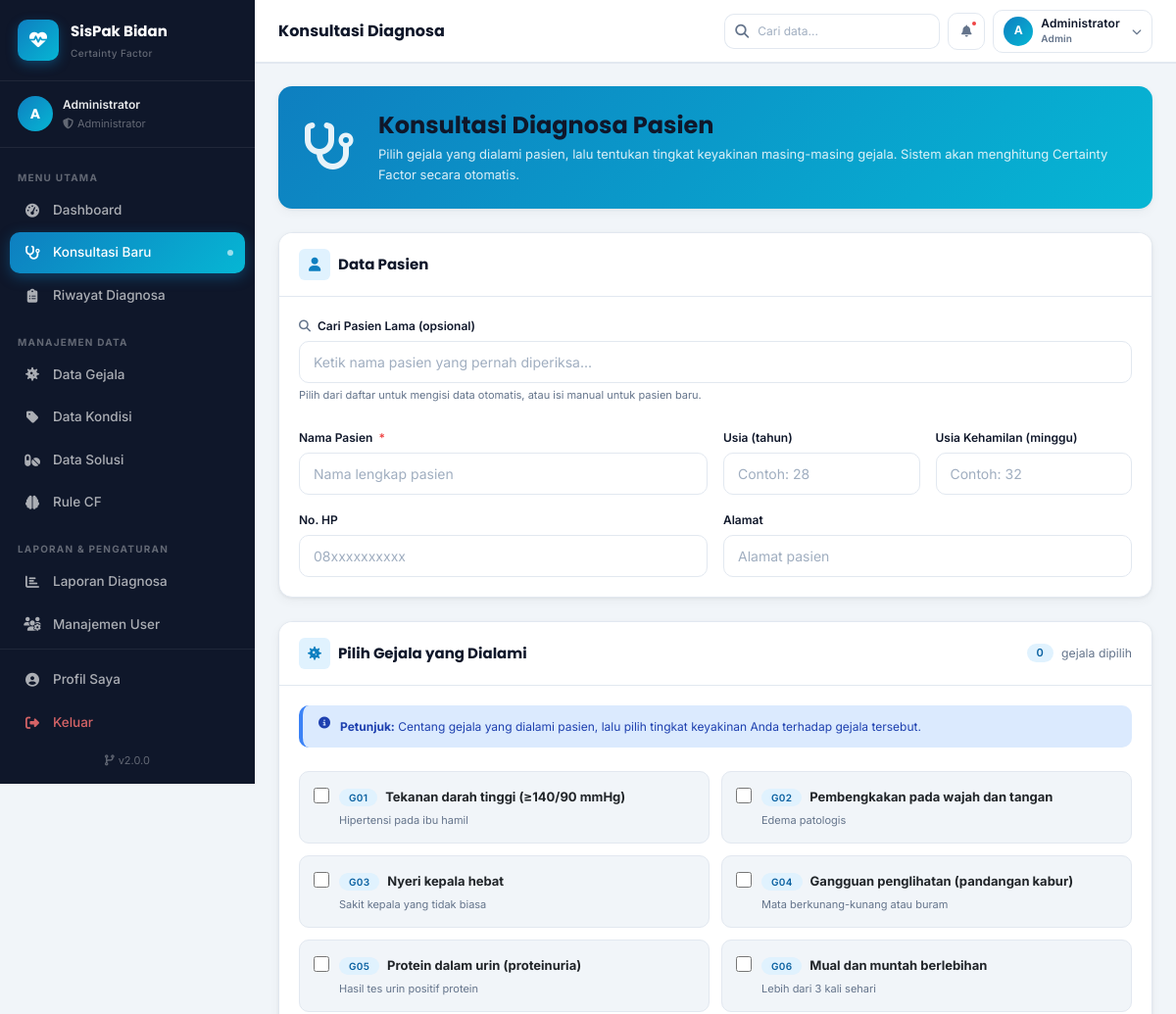
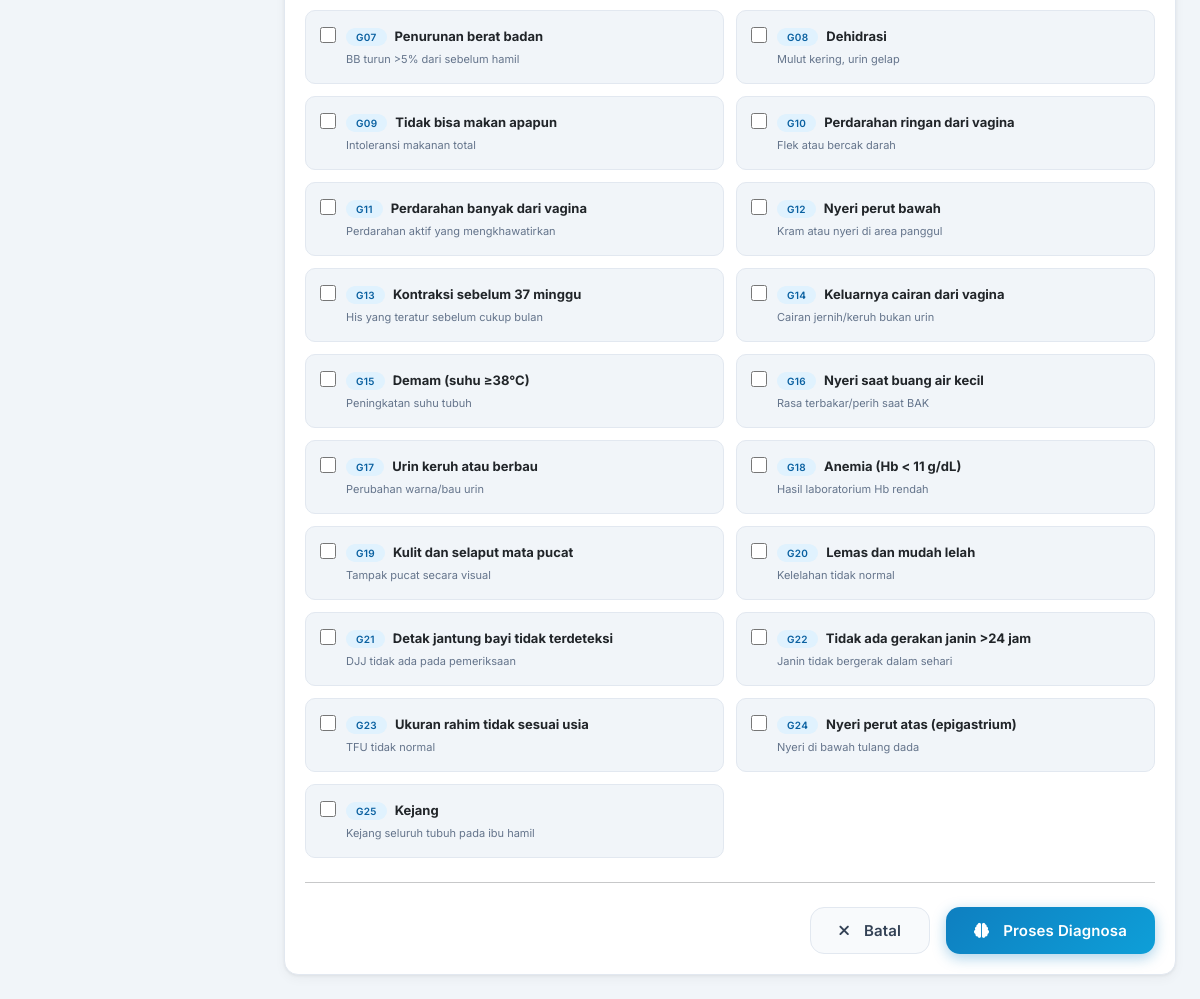
Page /diagnosa/konsultasi.php (signed in) on the committed database (2 pictures, top to bottom).
### tables this page shows
CREATE TABLE IF NOT EXISTS gejala (
    id INT AUTO_INCREMENT PRIMARY KEY,
    kode VARCHAR(10) NOT NULL UNIQUE,
    nama_gejala VARCHAR(255) NOT NULL,
    keterangan TEXT,
    created_at TIMESTAMP DEFAULT CURRENT_TIMESTAMP
);

### config/config.php (called while the page is built, shortened)
<?php
function url(string $path = ''): string {
    $base = rtrim(BASE_URL, '/');
    $path = ltrim($path, '/');
    return $path ? "$base/$path" : ($base ?: '/');
}

### config/database.php (called while the page is built, shortened)
<?php
function e(string $str): string {
    return htmlspecialchars($str, ENT_QUOTES, 'UTF-8');
}

### diagnosa/konsultasi.php (the view, shortened to what this page needs)
<?php
require_once __DIR__ . '/../config/config.php';
require_once __DIR__ . '/../config/database.php';
$gejalaList = $conn->query("SELECT * FROM gejala ORDER BY kode ASC");
require_once __DIR__ . '/../includes/header.php';
?>
<div class="app-wrapper">
    <?php require_once __DIR__ . '/../includes/sidebar.php'; ?>
    <main class="main-content">
        <?php require_once __DIR__ . '/../includes/navbar.php'; ?>
        <div class="page-content">
            <div style="max-width:940px;margin:0 auto;">
                <div class="card card-gradient mb-4">
                    <div class="card-body p-4 d-flex align-items-center gap-4">
                        <div style="font-size:48px;opacity:.9;flex-shrink:0;">
                            <i class="fas fa-stethoscope"></i>
                        </div>
                        <div>
                            <h4 class="fw-bold mb-1">Konsultasi Diagnosa Pasien</h4>
                            <p class="mb-0" style="opacity:.85;font-size:13px;">
                                Pilih gejala yang dialami pasien, lalu tentukan tingkat keyakinan masing-masing gejala.
                                Sistem akan menghitung Certainty Factor secara otomatis.
                            </p>
                        </div>
                    </div>
                </div>
                <form method="POST" action="<?= url('diagnosa/proses_cf.php') ?>" id="formDiagnosa">
                    <div class="card mb-4">
                        <div class="card-header">
                            <h6 class="card-title">
                                <span class="title-icon"><i class="fas fa-user"></i></span>
                                Data Pasien
                            </h6>
                        </div>
                        <div class="card-body">
                            <div class="mb-4">
                                <label class="form-label">
                                    <i class="fas fa-magnifying-glass me-1 text-muted"></i>
                                    Cari Pasien Lama (opsional)
                                </label>
                                <div class="position-relative">
                                    <input type="text" id="searchPasien" class="form-control"
                                           placeholder="Ketik nama pasien yang pernah diperiksa..."
                                           autocomplete="off">
                                </div>
                                <div class="form-hint">
                                    Pilih dari daftar untuk mengisi data otomatis, atau isi manual untuk pasien baru.
                                </div>
                            </div>
                            <div class="row g-3">
                                <div class="col-md-6">
                                    <label class="form-label">Nama Pasien <span class="required">*</span></label>
                                    <input type="text" name="nama_pasien" id="inp_nama" class="form-control"
                                           placeholder="Nama lengkap pasien" required>
                                </div>
                                <div class="col-md-3">
                                    <label class="form-label">Usia (tahun)</label>
                                    <input type="number" name="usia" id="inp_usia" class="form-control"
                                           placeholder="Contoh: 28" min="10" max="60">
                                </div>
                                <div class="col-md-3">
                                    <label class="form-label">Usia Kehamilan (minggu)</label>
                                    <input type="number" name="usia_kehamilan" id="inp_usia_ham"
                                           class="form-control" placeholder="Contoh: 32" min="1" max="45">
                                </div>
                                <div class="col-md-6">
                                    <label class="form-label">No. HP</label>
                                    <input type="text" name="no_hp" id="inp_hp" class="form-control"
                                           placeholder="08xxxxxxxxxx">
                                </div>
                                <div class="col-md-6">
                                    <label class="form-label">Alamat</label>
                                    <input type="text" name="alamat" id="inp_alamat" class="form-control"
                                           placeholder="Alamat pasien">
                                </div>
                            </div>
                        </div>
                    </div>
                    <div class="card">
                        <div class="card-header">
                            <h6 class="card-title">
                                <span class="title-icon"><i class="fas fa-virus"></i></span>
                                Pilih Gejala yang Dialami
                            </h6>
                            <div class="d-flex align-items-center gap-2">
                                <span id="countSelected" class="badge bg-primary-soft text-primary">0</span>
                                <small class="text-muted">gejala dipilih</small>
                            </div>
                        </div>
                        <div class="card-body">
                            <div class="alert alert-info alert-static mb-4">
                                <i class="fas fa-circle-info"></i>
                                <span>
                                    <strong>Petunjuk:</strong> Centang gejala yang dialami pasien, lalu pilih
                                    tingkat keyakinan Anda terhadap gejala tersebut.
                                </span>
                            </div>
                            <div class="gejala-list">
                                <?php while ($g = $gejalaList->fetch_assoc()): ?>
                                <div class="gejala-item" id="item-<?= $g['id'] ?>">
                                    <input type="checkbox"
                                           name="gejala[]"
                                           value="<?= $g['id'] ?>"
                                           id="g<?= $g['id'] ?>">
                                    <div style="flex:1;">
                                        <label for="g<?= $g['id'] ?>" style="cursor:pointer;">
                                            <span class="badge bg-primary-soft text-primary me-1"
                                                  style="font-size:10px;"><?= e($g['kode']) ?></span>
                                            <strong style="font-size:13px;"><?= e($g['nama_gejala']) ?></strong>
                                        </label>
                                        <?php if ($g['keterangan']): ?>
                                        <div class="text-muted mt-1" style="font-size:11px;">
                                            <?= e($g['keterangan']) ?>
                                        </div>
                                        <?php endif; ?>
                                    </div>
                                </div>
                                <?php endwhile; ?>
                            </div>
                            <hr class="my-4">
                            <div class="d-flex gap-3 justify-content-end">
                                <a href="<?= url('index.php') ?>" class="btn btn-light-muted btn-lg">
                                    <i class="fas fa-times me-2"></i>Batal
                                </a>
                                <button type="button" id="btnSubmitDiagnosa" class="btn btn-primary btn-lg">
                                    <i class="fas fa-brain me-2"></i>Proses Diagnosa
                                </button>
                            </div>
                        </div>
                    </div>
                </form>
            </div>
        </div>
    </main>
</div>
<?php require_once __DIR__ . '/../includes/footer.php'; ?>

### assets/css/theme.css (style rules this page uses)
:root { --primary: #0e7fc0; --primary-dark: #0960a0; --primary-light: #e0f2fe; --secondary: #06b6d4; --accent: #8b5cf6; --success: #10b981; --warning: #f59e0b; --danger: #ef4444; --info: #3b82f6; --success-soft: #d1fae5; --warning-soft: #fef3c7; --danger-soft: #fee2e2; --info-soft: #dbeafe; --primary-soft: #e0f2fe; --dark: #0f172a; --body-text: #334155; --muted: #64748b; --border: #e2e8f0; --bg-body: #f1f5f9; --bg-white: #ffffff; --bg-card: #ffffff; --font-sans: 'Inter', -apple-system, BlinkMacSystemFont, 'Segoe UI', sans-serif; --font-display: 'Poppins', var(--font-sans); --font-mono: 'Courier New', monospace; --text-xs: 11px; --text-sm: 12px; --text-base: 14px; --text-md: 15px; --text-lg: 16px; --text-xl: 18px; --text-2xl: 22px; --text-3xl: 28px; --text-4xl: 36px; --spacing-xs: 4px; --spacing-sm: 8px; --spacing-md: 16px; --spacing-lg: 24px; --spacing-xl: 32px; --spacing-2xl: 48px; --radius-sm: 6px; --radius-md: 10px; --radius-lg: 14px; --radius-xl: 20px; --radius-full: 9999px; --shadow-xs: 0 1px 2px rgba(0,0,0,.04); --shadow-sm: 0 1px 3px rgba(0,0,0,.06), 0 4px 12px rgba(0,0,0,.04); --shadow-md: 0 4px 16px rgba(0,0,0,.08), 0 1px 4px rgba(0,0,0,.04); --shadow-lg: 0 10px 40px rgba(0,0,0,.12), 0 2px 8px rgba(0,0,0,.06); --shadow-xl: 0 20px 60px rgba(0,0,0,.16); --sidebar-width: 260px; --sidebar-bg: #0f172a; --sidebar-border: rgba(255,255,255,.07); --sidebar-text: rgba(255,255,255,.65); --sidebar-text-muted: rgba(255,255,255,.35); --sidebar-active-bg: linear-gradient(135deg, var(--primary), var(--secondary)); --topbar-height: 64px; --topbar-bg: var(--bg-white); --topbar-border: var(--border); --transition-fast: all .15s ease; --transition-base: all .25s ease; --transition-slow: all .4s ease; }
*, *::before, *::after { box-sizing: border-box; margin: 0; padding: 0; }
html { font-size: 16px; scroll-behavior: smooth; -webkit-text-size-adjust: 100%; }
body { font-family: var(--font-sans); font-size: var(--text-base); color: var(--body-text); background: var(--bg-body); line-height: 1.6; -webkit-font-smoothing: antialiased; -moz-osx-font-smoothing: grayscale; }
a { text-decoration: none; color: inherit; transition: var(--transition-fast); }
.bg-primary-soft { background-color: var(--primary-soft) !important; }
.text-primary { color: var(--primary) !important; }
.text-muted { color: var(--muted) !important; }
.badge { font-family: var(--font-sans); font-weight: 600; letter-spacing: .02em; }
.badge.bg-primary-soft { color: var(--primary-dark) !important; }
h1, h2, h3, h4, h5, h6 { font-family: var(--font-display); font-weight: 700; line-height: 1.3; color: var(--dark); }

### assets/css/dashboard.css (style rules this page uses)
.app-wrapper { display: flex; min-height: 100vh; }
.main-content { margin-left: var(--sidebar-width); flex: 1; display: flex; flex-direction: column; min-height: 100vh; }
.page-content { padding: 24px; flex: 1; }

### assets/css/responsive.css (style rules this page uses)
@media (min-width: 1200px) { .gejala-list { grid-template-columns: repeat(2, 1fr); } }

### rows in the picture
gejala: kode "G01", nama_gejala "Tekanan darah tinggi (≥140/90 mmHg)", keterangan "Hipertensi pada ibu hamil"
gejala: kode "G02", nama_gejala "Pembengkakan pada wajah dan tangan", keterangan "Edema patologis"
gejala: kode "G03", nama_gejala "Nyeri kepala hebat", keterangan "Sakit kepala yang tidak biasa"
gejala: kode "G04", nama_gejala "Gangguan penglihatan (pandangan kabur)", keterangan "Mata berkunang-kunang atau buram"
gejala: kode "G05", nama_gejala "Protein dalam urin (proteinuria)", keterangan "Hasil tes urin positif protein"
gejala: kode "G06", nama_gejala "Mual dan muntah berlebihan", keterangan "Lebih dari 3 kali sehari"
gejala: kode "G07", nama_gejala "Penurunan berat badan", keterangan "BB turun >5% dari sebelum hamil"
gejala: kode "G08", nama_gejala "Dehidrasi", keterangan "Mulut kering, urin gelap"
gejala: kode "G09", nama_gejala "Tidak bisa makan apapun", keterangan "Intoleransi makanan total"
gejala: kode "G10", nama_gejala "Perdarahan ringan dari vagina", keterangan "Flek atau bercak darah"
gejala: kode "G11", nama_gejala "Perdarahan banyak dari vagina", keterangan "Perdarahan aktif yang mengkhawatirkan"
gejala: kode "G12", nama_gejala "Nyeri perut bawah", keterangan "Kram atau nyeri di area panggul"
gejala: kode "G13", nama_gejala "Kontraksi sebelum 37 minggu", keterangan "His yang teratur sebelum cukup bulan"
gejala: kode "G14", nama_gejala "Keluarnya cairan dari vagina", keterangan "Cairan jernih/keruh bukan urin"
gejala: kode "G15", nama_gejala "Demam (suhu ≥38°C)", keterangan "Peningkatan suhu tubuh"
gejala: kode "G16", nama_gejala "Nyeri saat buang air kecil", keterangan "Rasa terbakar/perih saat BAK"
gejala: kode "G17", nama_gejala "Urin keruh atau berbau", keterangan "Perubahan warna/bau urin"
gejala: kode "G18", nama_gejala "Anemia (Hb < 11 g/dL)", keterangan "Hasil laboratorium Hb rendah"
gejala: kode "G19", nama_gejala "Kulit dan selaput mata pucat", keterangan "Tampak pucat secara visual"
gejala: kode "G20", nama_gejala "Lemas dan mudah lelah", keterangan "Kelelahan tidak normal"
gejala: kode "G21", nama_gejala "Detak jantung bayi tidak terdeteksi", keterangan "DJJ tidak ada pada pemeriksaan"
gejala: kode "G22", nama_gejala "Tidak ada gerakan janin >24 jam", keterangan "Janin tidak bergerak dalam sehari"
gejala: kode "G23", nama_gejala "Ukuran rahim tidak sesuai usia", keterangan "TFU tidak normal"
gejala: kode "G24", nama_gejala "Nyeri perut atas (epigastrium)", keterangan "Nyeri di bawah tulang dada"
gejala: kode "G25", nama_gejala "Kejang", keterangan "Kejang seluruh tubuh pada ibu hamil"

### other values in the picture
APP_NAME "SisPak Bidan"
$userInitial "A"
$userName "Administrator"
$item['label'] "Dashboard"
$item['label'] "Konsultasi Baru"
$item['label'] "Riwayat Diagnosa"
$item['label'] "Data Gejala"
$item['label'] "Data Kondisi"
$item['label'] "Data Solusi"
$item['label'] "Rule CF"
$item['label'] "Laporan Diagnosa"
$item['label'] "Manajemen User"
APP_VERSION "2.0.0"
substr($_SESSION['nama'] ?? 'U', 0, 1) "A"
$_SESSION['nama'] "Administrator"
